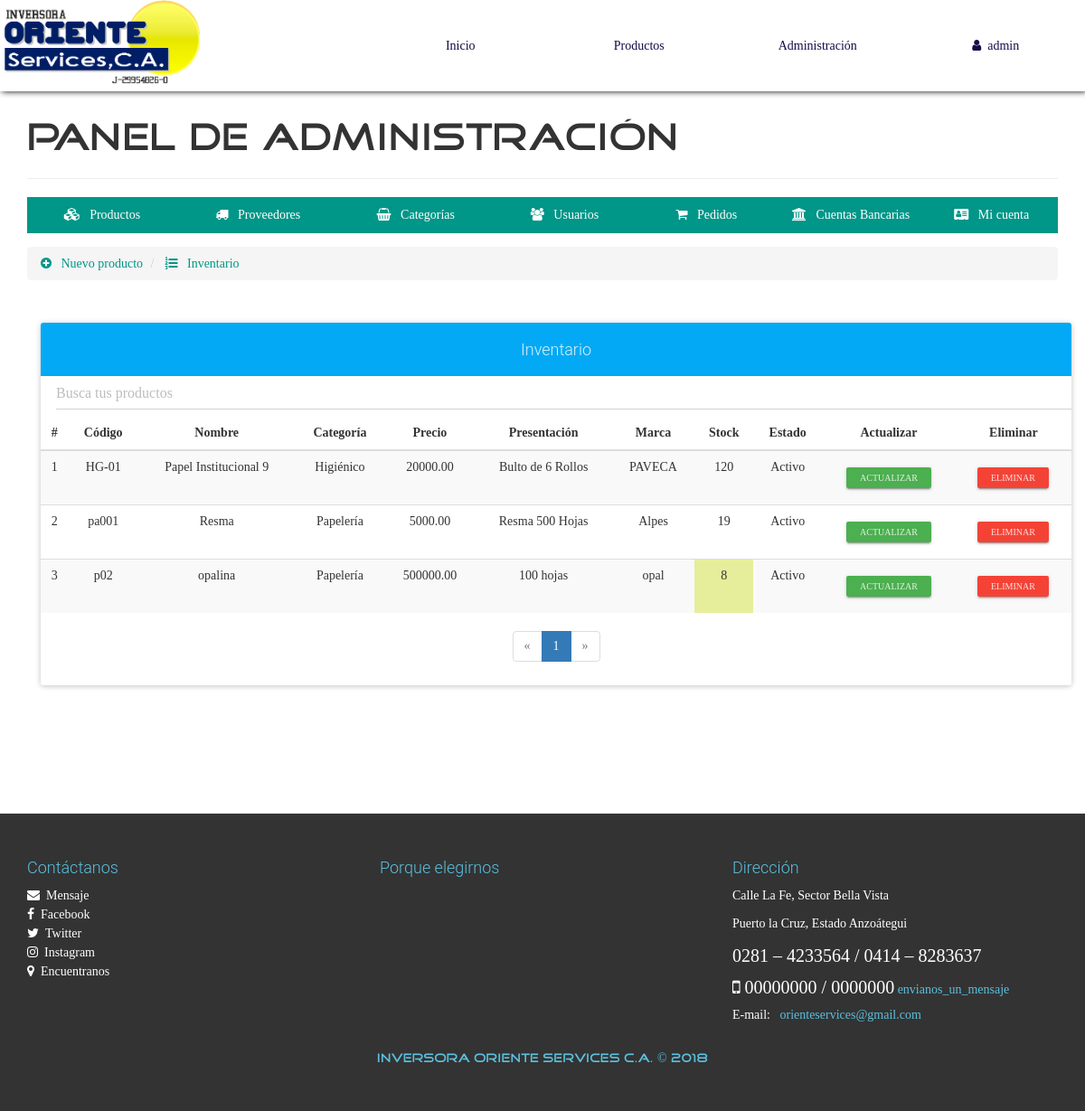
Screenshot of /configAdmin.php?view=productlist (signed in) with the database file from the repository.
### tables this page shows
CREATE TABLE `producto` (
  `id` int(20) NOT NULL AUTO_INCREMENT,
  `CodigoProd` varchar(30) NOT NULL,
  `NombreProd` varchar(30) NOT NULL,
  `CodigoCat` varchar(30) NOT NULL,
  `Precio` decimal(30,2) NOT NULL,
  `Descuento` int(2) NOT NULL,
  `Presentación` varchar(30) NOT NULL,
  `Marca` varchar(30) NOT NULL,
  `Stock` int(20) NOT NULL,
  `RIFProveedor` varchar(30) NOT NULL,
  `Imagen` varchar(150) NOT NULL,
  `Nombre` varchar(30) NOT NULL,
  `Estado` varchar(15) NOT NULL,
  PRIMARY KEY (`id`),
  KEY `CodigoCat` (`CodigoCat`),
  KEY `NITProveedor` (`RIFProveedor`),
  KEY `Agregado` (`Nombre`),
  CONSTRAINT `producto_ibfk_1` FOREIGN KEY (`CodigoCat`) REFERENCES `categoria` (`CodigoCat`) ON UPDATE CASCADE,
  CONSTRAINT `producto_ibfk_2` FOREIGN KEY (`RIFProveedor`) REFERENCES `proveedor` (`RIFProveedor`) ON UPDATE CASCADE
);

CREATE TABLE `categoria` (
  `CodigoCat` varchar(30) NOT NULL,
  `Nombre` varchar(30) NOT NULL,
  `Descripcion` text NOT NULL,
  PRIMARY KEY (`CodigoCat`)
);

### library/consulSQL.php (called while the page is built, shortened)
<?php
class ejecutarSQL {
    public static function conectar(){
        if(!$con=  mysqli_connect(SERVER,USER,PASS,BD)){
            echo "Error en el servidor, verifique sus datos";
        }
        mysqli_set_charset($con, "utf8");
        return $con;
    }
    public static function consultar($query) {
        if (!$consul = mysqli_query(ejecutarSQL::conectar(), $query)) {
            echo 'Error en la consulta SQL ejecutada';
        }
        return $consul;
    }
}

### admin/productlist-view.php (the view, shortened to what this page needs)
<ul class="breadcrumb" style="margin-bottom: 5px;">
    <li>
        <?php if($_SESSION['Nivel'] == 1 ||$_SESSION['Nivel'] == 4 ||$_SESSION['Nivel'] == 5){ ?>
          <a href="configAdmin.php?view=product">
        <?php } ?>
            <i class="fa fa-plus-circle" aria-hidden="true"></i> &nbsp; Nuevo producto
        </a>
    </li>
    <li>
        <a href="configAdmin.php?view=productlist"><i class="fa fa-list-ol" aria-hidden="true"></i> &nbsp; Inventario</a>
    </li>
</ul>
<div class="container">
	<div class="row">
		<div class="col-xs-12">
            <br><br>
            <div class="panel panel-info">
              <div class="panel-heading text-center"><h4>Inventario</h4>
              </div>
              <div class="form-group filtro">
                <input type="text" class="form-control" placeholder="Busca tus productos" id="filtro_productos">
              </div>
                <div class="table-responsive">
                  <table class="table table-striped table-hover" id="tabla_productos">
                      <thead class="">
                          <tr>
                          	  <th class="text-center">#</th>
                              <th class="text-center">Código</th>
                              <th class="text-center">Nombre</th>
                              <th class="text-center">Categoría</th>
                              <th class="text-center">Precio</th>
                              <th class="text-center">Presentación</th>
                              <th class="text-center">Marca</th>
                              <th class="text-center">Stock</th>
                              <th class="text-center">Estado</th>
                              <?php if($_SESSION['Nivel'] == 1 ||$_SESSION['Nivel'] == 4 ||$_SESSION['Nivel'] == 5){ ?>
                                <th class="text-center">Actualizar</th>
                                <th class="text-center">Eliminar</th>
                              <?php } ?>
                          </tr>
                      </thead>
                      <tbody>
                        <?php
                        	$mysqli = mysqli_connect(SERVER, USER, PASS, BD);
							mysqli_set_charset($mysqli, "utf8");
							$pagina = isset($_GET['pag']) ? (int)$_GET['pag'] : 1;
							$regpagina = 30;
							$inicio = ($pagina > 1) ? (($pagina * $regpagina) - $regpagina) : 0;
							$productos=mysqli_query($mysqli,"SELECT SQL_CALC_FOUND_ROWS * FROM producto LIMIT $inicio, $regpagina");
							$totalregistros = mysqli_query($mysqli,"SELECT FOUND_ROWS()");
							$totalregistros = mysqli_fetch_array($totalregistros, MYSQLI_ASSOC);
							$numeropaginas = ceil($totalregistros["FOUND_ROWS()"]/$regpagina);
							$cr=$inicio+1;
                            while($prod=mysqli_fetch_array($productos, MYSQLI_ASSOC)){
                        ?>
                        <tr>
                        	<td class="text-center"><?php echo $cr; ?></td>
                        	<td class="text-center"><?php echo $prod['CodigoProd']; ?></td>
                        	<td class="text-center"><?php echo $prod['NombreProd']; ?></td>
                        	<td class="text-center">
                        		<?php
                        			$categ=ejecutarSQL::consultar("SELECT Nombre FROM categoria WHERE CodigoCat='".$prod['CodigoCat']."'");
                        			$datc=mysqli_fetch_array($categ, MYSQLI_ASSOC);
                        			echo $datc['Nombre'];
                        		?>
                        	</td>
                        	<td class="text-center"><?php echo $prod['Precio']; ?></td>
                        	<td class="text-center"><?php echo $prod['Presentación']; ?></td>
                        	<td class="text-center"><?php echo $prod['Marca']; ?></td>
                          <?php if($prod['Stock'] <= 10){ ?>
                        	<td class="text-center" style="background: #E6EE9C;">
                            <?php
                                echo $prod['Stock'];
                            ?>
                          </td>
                           <?php }else{ ?>
                        	<td class="text-center">
                        		<?php echo $prod['Stock']; ?>
                        	</td><?php } ?>
                        	<td class="text-center">
                        		<?php echo $prod['Estado']; ?>
                        	</td>
                        	<td class="text-center">
                        	 <?php if($_SESSION['Nivel'] == 1 || $_SESSION['Nivel'] == 4 || $_SESSION['Nivel'] == 5){ ?>
                            <a href="configAdmin.php?view=productinfo&code=<?php echo $prod['CodigoProd']; ?>" class="btn btn-raised btn-xs btn-success">Actualizar</a>
                        	 <?php } ?>
                          </td>
                          <?php if($_SESSION['Nivel'] == 1 || $_SESSION['Nivel'] == 4 || $_SESSION['Nivel'] == 5){  ?>
                        	<td class="text-center">
                        		<form action="process/delprod.php" method="POST" class="FormCatElec" data-form="delete">
                        			<button type="submit" class="btn btn-raised btn-xs btn-danger">Eliminar</button>
                        		</form>
                        	</td>
                          <?php } ?>
                        </tr>
                        <?php
                        	$cr++;
                        	}
                        ?>
                      </tbody>
                  </table>
                </div>
                <?php if($numeropaginas>=1): ?>
              	<div class="text-center">
                  <ul class="pagination">
                    <?php if($pagina == 1): ?>
                        <li class="disabled">
                            <a>
                                <span aria-hidden="true">&laquo;</span>
                            </a>
                        </li>
                    <?php endif; ?>
                    <?php
                        for($i=1; $i <= $numeropaginas; $i++ ){
                            if($pagina == $i){
                                echo '<li class="active"><a href="configAdmin.php?view=productlist&pag='.$i.'">'.$i.'</a></li>';
                            }else{
                                echo '<li><a href="configAdmin.php?view=productlist&pag='.$i.'">'.$i.'</a></li>';
                            }
                        }
                    ?>
                    <?php if($pagina == $numeropaginas): ?>
                        <li class="disabled">
                            <a>
                                <span aria-hidden="true">&raquo;</span>
                            </a>
                        </li>
                    <?php endif; ?>
                  </ul>
                </div>
                <?php endif; ?>
            </div>
        </div>
	</div>
</div>

### css/style.css (style rules this page uses)
body { font-family: "FontFamilySPro"; line-height: 1.5; font-size: 1.4em; width: 100%; height: 100%; margin: 0px; padding: 0px; background-position: center center; background-repeat: no-repeat; background-attachment: fixed; background-size: cover; background-color: #fff; }
#container-page-configAdmin { background-image: url(../assets/img/fondo.jpg); }
.filtro { padding-left: 7px; margin: 0px 0 0 0; }

### admin/productlist-view.php (style rules this page uses)
.form-group { padding-bottom: 0px; margin: 0px 0 0 0; margin-left: 10px; }

### rows the page displays
producto: CodigoProd "HG-01", NombreProd "Papel Institucional 9", CodigoCat.Nombre "Higiénico", Precio "20000.00", Presentación "Bulto de 6 Rollos", Marca "PAVECA", Stock "120", Estado "Activo"
producto: CodigoProd "pa001", NombreProd "Resma", CodigoCat.Nombre "Papelería", Precio "5000.00", Presentación "Resma 500 Hojas", Marca "Alpes", Stock "19", Estado "Activo"
producto: CodigoProd "p02", NombreProd "opalina", CodigoCat.Nombre "Papelería", Precio "500000.00", Presentación "100 hojas", Marca "opal", Stock "8", Estado "Activo"

### other values shown
$_SESSION['nombre'] "admin"
